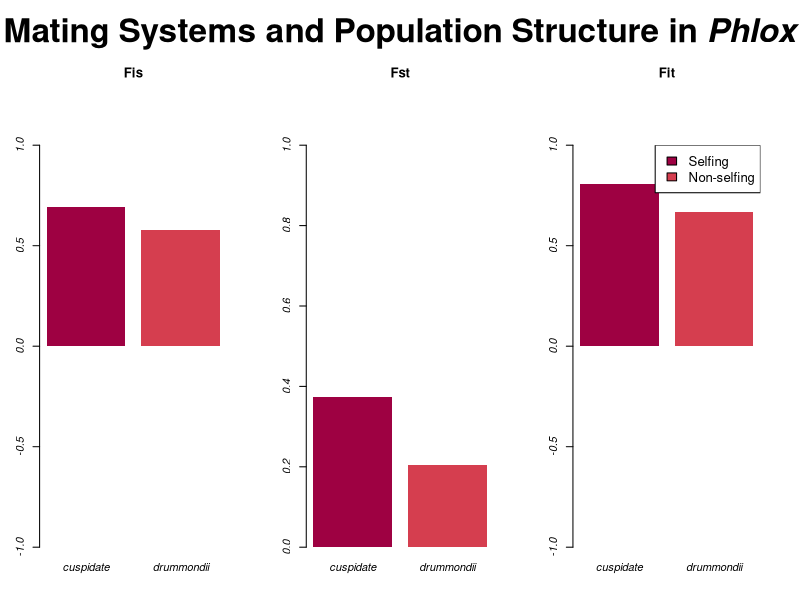

Recreate this plot in R.
# Gates Dupont  #
# 4100 Prelim 2 #
# F18           #
# # # # # # # # #

library(RColorBrewer)


#----Setting up populations----
cuspidate = data.frame(
  subpop = 1:43,
  p = c(rep(1,40), 0.49, 0.83, 0.91), # allele frequency
  H0 = c(rep(0,40), 0.17, 0.06, 0.06)
)

drummondii = data.frame(
  subpop = 1:73,
  p = c(rep(1, 66), 0.86, 0.8, 0.7, 0.96, 0.96, 0.73, 0.91),
  H0 = c(rep(0, 66), 0.06, 0.12, 0.2, 0.03, 0.09, 0.15, 0.06)
)

#------------------------------------QUESTION 2a------------------------------------

#----Calculating expected H----
cuspidate$He = 2 * cuspidate$p * (1-cuspidate$p)
drummondii$He = 2 * drummondii$p * (1-drummondii$p)
# Could also do equation 6 on review guide?

#----H stats for each pop----
H0.c = mean(cuspidate$H0) # Observed H
Hs.c = mean(cuspidate$He) # Metapopulation (total) expected H
p.bar.c = mean(cuspidate$p)
Ht.c = 2 * p.bar.c * (1-p.bar.c)
#Ht.c.old = mean(2*(cuspidate$p^2)) # Subpopulation expected H ------------Not sure this is right

H0.d = mean(drummondii$H0) 
Hs.d = mean(drummondii$He)
p.bar.d = mean(drummondii$p)
Ht.d = 2 * p.bar.d * (1-p.bar.d)
#Ht.d.old = mean(2*(drummondii$p^2))

#----cuspidate F stats----
Fis.c = 1 - (H0.c / Hs.c) # Within-subpop H
Fst.c = 1 - (Hs.c / Ht.c) # Metapop H
Fit.c = 1 - (H0.c / Ht.c) # Total / at both levels
Fit.c.check = Fis.c + Fst.c - Fis.c * Fst.c # Math check

#----drummondii F stats----
Fis.d = 1 - (H0.d / Hs.d)
Fst.d = 1 - (Hs.d / Ht.d)
Fit.d = 1 - (H0.d / Ht.d)
Fit.d.check = Fis.d + Fst.d - Fis.d * Fst.d 

#----plotting----
par(mfrow=c(1,3), mar=c(4,3,11,3))
barplot(c(Fis.c, Fis.d), names.arg = c("cuspidate", "drummondii"), font=3, main="Fis", ylim=c(-1,1), col = brewer.pal(n = 10, name = 'Spectral'), border=NA)
barplot(c(Fst.c, Fst.d), names.arg = c("cuspidate", "drummondii"), font=3, main="Fst", ylim=c(0,1), col =  brewer.pal(n = 10, name = 'Spectral'), border=NA)
barplot(c(Fit.c, Fit.d), names.arg = c("cuspidate", "drummondii"), font=3, main="Fit", ylim=c(-1,1), col =  brewer.pal(n = 10, name = 'Spectral'), border=NA)
legend("topright",  fill = brewer.pal(n = 10, name = 'Spectral')[1:2], legend = c("Selfing", "Non-selfing"), cex=1.2)
mtext(expression(paste(bold("Mating Systems and Population Structure in"), bolditalic(" Phlox"))), 
      side = 3, line = -4, outer = TRUE, cex=2)
#dev.off()

#------------------------------------QUESTION 2b------------------------------------

#----Calculating Nem----
Ne_m.d = 0.25*((1/Fst.d)-1)
Ne_m.d2 = (1-Fst.d)/(4*Fst.d)

#------------------------------------QUESTION 2c------------------------------------

#----Calculating Ne----
Ne.d = Ne_m.d/0.1

#------------------------------------QUESTION 2d------------------------------------

#----Calculating Ne----
Ne.d.2 = Ne_m.d/(0.1*10)
